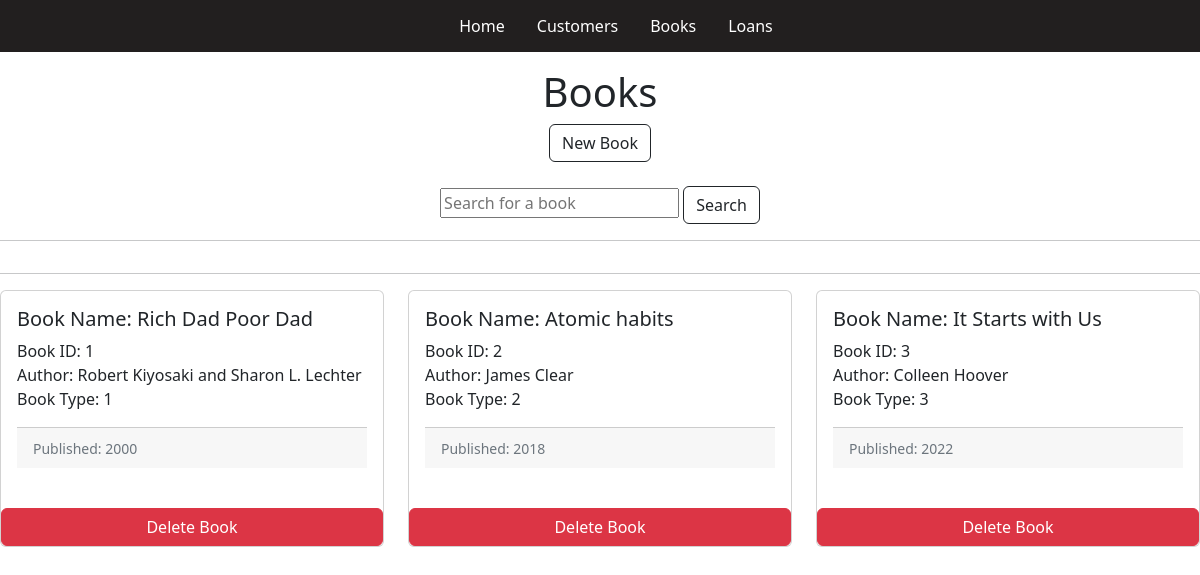
Screenshot of /Books/ with the database file from the repository.
### main.py (models this page shows, shortened)
class Books(db.Model):
    id = db.Column('BookID', db.Integer, primary_key = True)
    book_name = db.Column('BookName', db.String(100))
    book_author = db.Column('BookAuthor', db.String(50))
    published = db.Column('PublishedDate', db.String(10))
    book_type = db.Column('BookType', db.Integer)
    loanlink = db.relationship("Loans", backref = "books")

### main.py (the view, shortened to what this page needs)
@app.route('/Books/', methods = ['GET', 'POST'])
@app.route('/Books/<id>')
def show_all_books(id = -1):
    if request.method == 'GET':
        if int(id) == -1:
            return render_template('books.html', books = Books.query.all())
        if int(id) > -1:
            selected = Books.query.get(int(id))
            return render_template('selected_book.html', selected = selected)

### templates/books.html (shortened to what this page needs)
{% extends "layout.html" %}
{% block content %}
<div class="d-flex justify-content-center">
    <h1>Books</h1>
</div>
<div class="d-flex justify-content-center">
    <a class="btn btn-outline-dark" href="/NewBook/" role="button">New Book</a>
</div>
<br>
<div class="d-flex justify-content-center">
    <form class="form-inline" action="/Books_Search" method="post">
        <input type="text" class="from-control" name="book_name" placeholder="Search for a book">
        <button class='btn btn-outline-dark' type="submit">Search</button>
    </form>
</div>
<hr>
</div>
<hr>
<div class="row row-cols-1 row-cols-md-3 g-4">
    {%- for book in books %}
    <div class="col">
        <div class="card h-100">
            <div class="card-body">
                <h5 class="card-title">Book Name: {{ book.book_name }}</h5>
                <p class="card-text">Book ID: {{ book.id }}
                    <br>
                    Author: {{ book.book_author }}
                    <br>
                    Book Type: {{ book.book_type }}
                </p>
                <div class="card-footer">
                    <small class="text-muted">Published: {{ book.published }}</small>
                </div>
                <br>
            </div>
            <a href="/Books/Delete/{{book.id}}" class="btn btn-danger">Delete Book</a>
        </div>
    </div>
    {% endfor %}
</div>
{% endblock %}

### templates/layout.html (shortened to what this page needs)
<!DOCTYPE html>
<html>
<head>
       <link href="https://cdn.jsdelivr.net/npm/bootstrap@5.2.2/dist/css/bootstrap.min.css" rel="stylesheet"
 />
</head>
<body>
    <ul class="d-flex justify-content-center">
        <li><a class="active" href="/">Home</a></li>
        <li><a class="customers" href="/Customers/">Customers</a></li>
        <li><a class="books" href="/Books/">Books</a></li>
        <li><a class="loans" href="/Loans/">Loans</a></li>
    </ul>
    <div id="content">{% block content %}{% endblock %}</div>
</body>
</html>

### templates/layout.html (style rules this page uses)
ul { list-style-type: none; margin: 0; padding: 0; overflow: hidden; background-color: #221f1f; }
li { float: left; }
li a { display: block; color: white; text-align: center; padding: 14px 16px; text-decoration: none; }

### rows the page displays
Books: book_name "Rich Dad Poor Dad", id "1", book_author "Robert Kiyosaki and Sharon L. Lechter", book_type "1", published "2000"
Books: book_name "Atomic habits", id "2", book_author "James Clear", book_type "2", published "2018"
Books: book_name "It Starts with Us", id "3", book_author "Colleen Hoover", book_type "3", published "2022"
